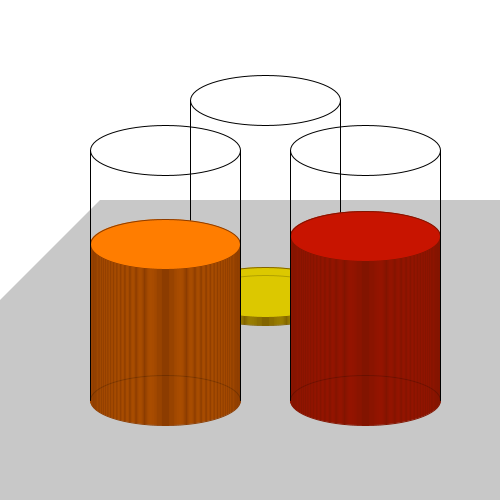
Frame 1 (no input)
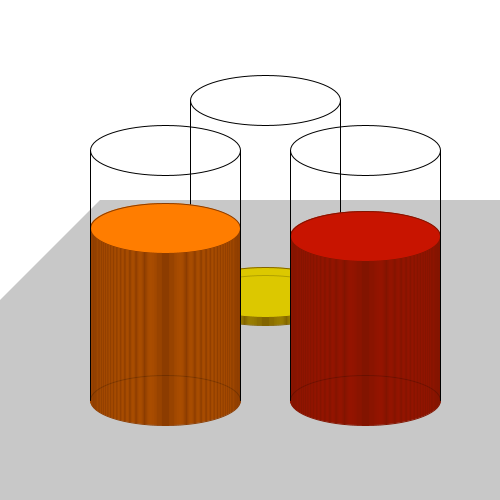
Frame 60 (the mouse pressed at the canvas centre just before this capture)
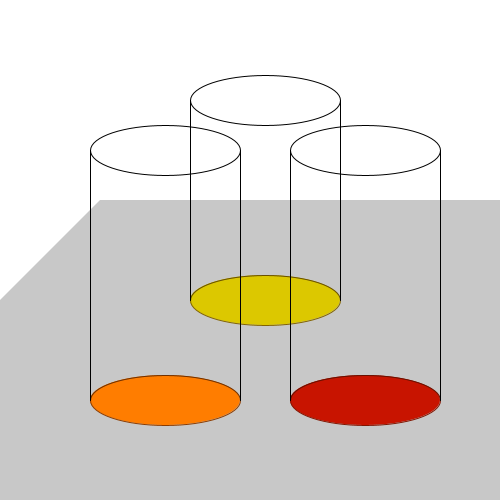
Frame 120 (the mouse held since frame 60 and released just before this capture)

The Processing sketch that drew these frames (run headless with seeded random() and noise(); from frame 60 on, the mouse is pressed at the canvas centre):

// Processing sketch: processing_143708
// ── processing_143708.pde

void setup()
{
  size(500, 500);
  background(255);
  smooth();
}
void draw()
{
  background(255);
  noStroke();
  fill(200);
  quad(100, 200, 500, 200, 500, 500, 0, 300);
  rect(0, 300, 500, 500);
  

  //Glas wird im Stundentakt gefüllt
  translate(40, 300);
  for (int i=0; i<=hour()*4; i+=1)
  {
    pushMatrix();
    stroke(130, 100, 0);
    fill(220, 200, 0);
    ellipse(225, i*(-1), 150, 50);
    popMatrix();
    if (mousePressed == true)
    {
      i = mouseX;
    }
  }//Hinteres Glas
  stroke(0);
  noFill();
  line(150, -200, 150, 0);
  line(300, -200, 300, 0);
  ellipse(225, -200, 150, 50);
  arc(225, 0, 150, 50, PI, 0);
  stroke(0, 50);
  arc(225, 0, 150, 50, -PI, 0);
  
  translate(0, 100);
  //Glas wird im Sekundentakt gefüllt
  for (int i=0; i<=second()*4; i+=1)
  {
    pushMatrix();
    stroke(140, 60, 0);
    fill(255, 125, 0);
    ellipse(125, i*(-1), 150, 50);
    popMatrix();
    if (mousePressed == true)
    {
      i = mouseX;
    }
  }
  //Glas wird im Minutentakt gefüllt
  for (int i=0; i<=minute()*4; i+=1)
  {
    pushMatrix();
    stroke(130, 20, 0);
    fill(200, 20, 0);
    ellipse(325, i*(-1), 150, 50);
    popMatrix();
    if (mousePressed == true)
    {
      i = mouseX;
    }
  }
  translate(0, -300);

  //Linkes Glas
  stroke(0);
  noFill();
  line(50, 50, 50, 300);
  line(200, 50, 200, 300);
  ellipse(125, 50, 150, 50);
  arc(125, 300, 150, 50, PI, 0);
  stroke(0, 50);
  arc(125, 300, 150, 50, -PI, 0);

  //Rechtes Glas
  stroke(0);
  noFill();
  line(250, 50, 250, 300);
  line(400, 50, 400, 300);
  ellipse(325, 50, 150, 50);
  arc(325, 300, 150, 50, PI, 0);
  stroke(0, 50);
  arc(325, 300, 150, 50, -PI, 0);
  
  
}
